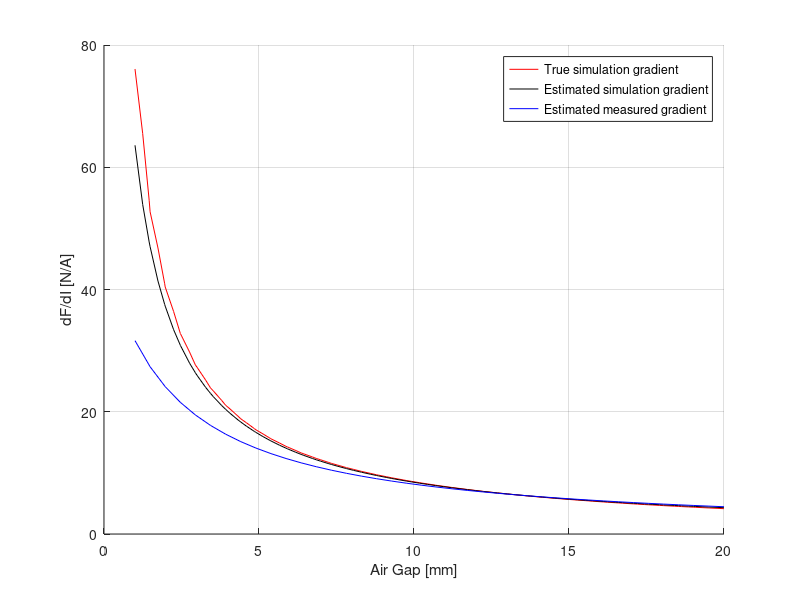

Write the MATLAB code that produced this figure.
%% DERIVATIVE ANALYSYS %%
% Script for analysing partial derivatives of the system, and linearizing
% it around specified equilibrium points.

clear
clc
close all
hold on

%% LOADING AND PREPARATION OF DATA %%

% Measured data
deltarising = [13.2, 10.65, 9.12, 7.4, 6.05, 4.6];  % Rising air gaps
Irising = [2.96, 2.46, 2.07, 1.7, 1.45, 1.15];      % Rising currents
deltafalling = [4.95, 6.3, 7.6, 10.1];              % Falling air gaps
Ifalling = [0.93, 1.16, 1.32, 1.82];                % Falling currents
m = 0.83474;                                        % Mobile element mass
eqforce = m*9.81;                                   % Equilibrium force

% Data from FEMM simulations
load('results.mat')                     % Loading simulation results
forceArray = -transpose(forceArray);    % Correction of results
deltas = 10*deltas;                     % cm->mm conversion
N_delta = length(deltas);
N_I = length(I);
fParam = 0.25;                          % Hypothesized friction/gravity ratio
frictionForce = eqforce*fParam;

%% SIMULATED EQUILIBRIUM VALUES %%

% MAXIMUM EQUILIBRIUM CURRENT
% This computes the maximum current in simulation, above which the magnetic
% force surpasses the value of the gravitational force plus the static
% friction force, thus for which the mobile element moves upwards, as a 
% function of the air gap.
sim_upperbound = contourc(deltas, I, forceArray, [eqforce+frictionForce, eqforce+frictionForce]);
sim_hi = polyfit(sim_upperbound(1, 2:N_I), sim_upperbound(2, 2:N_I), 1); 

% MINIMUM EQUILIBRIUM CURRENT
% This computes the minimum current in simulation, below which the magnetic
% force is less than the value of the gravitational force minus the static
% friction force, thus for which the mobile element moves downwards, as a
% function of the air gap.
sim_lowerbound = contourc(deltas, I, forceArray, [eqforce-frictionForce, eqforce-frictionForce]);
sim_lo = polyfit(sim_lowerbound(1, 2:N_I), sim_lowerbound(2, 2:N_I), 1);

% TRUE EQUILIBRIUM CURRENT
% This computes the value of the current for which the magnetic force is
% equal to the gravitational force, as a function of the air gap.
sim_equilibrium = contourc(deltas, I, forceArray, [eqforce, eqforce]);
sim_eq = polyfit(sim_equilibrium(1, 2:N_I), sim_equilibrium(2, 2:N_I), 1);

% SIMULATED GRADIENT
% We estimate the partial derivative dF/dI at the true equilibrium as
% 2*Fs/(Imax-Imin), and compare it to the true partial derivative obtained
% from the simulation.

% Gradient computation
hdelta = (deltas(length(deltas))-deltas(1))/length(deltas);
hI = (I(length(I))-I(1))/length(I);
[FX, FY] = gradient(forceArray, hdelta, hI);

% Extraction and plotting of partial derivatives from gradient
n = length(sim_equilibrium);
grad = zeros(1, n-1);
for i = 2:n
    grad(i-1) = interp2(deltas, I, FY, sim_equilibrium(1, i), sim_equilibrium(2, i));
end
plot(sim_equilibrium(1, 2:n), grad, 'r')

%  GRADIENT ESTIMATE
grad_est = zeros(1, n-1);
for i = 2:n
    delta = sim_equilibrium(1, i);
    max = polyval(sim_hi, delta);
    min = polyval(sim_lo, delta);
    grad_est(i-1) = 2*frictionForce/(max-min);
end
plot(sim_equilibrium(1, 2:n), grad_est, 'k')

%% MEASURED GRADIENT ESTIMATE %%

% MAXIMUM EQUILIBRIUM CURRENT (Measured)
% We compute the maximum equilibrium current via linear regression of the
% rising thresholds.
prising = polyfit(deltarising, Irising, 1);

% MINIMUM EQUILIBRIUM CURRENT (Measured)
% We compute the minimum equilibrium current via linear regression of the
% falling thresholds.
pfalling = polyfit(deltafalling, Ifalling, 1);

deltaVals = linspace (1, 20, length(deltas));    % set of air gaps
n = length(deltaVals);
Kvals = zeros(1, n);        % Set of estimated partial derivatives
for i = 1:n
    delta = deltaVals(i);
    max = polyval(prising, delta);
    min = polyval(pfalling, delta);
    Kvals(i) = 2*frictionForce/(max-min);
end
plot(deltaVals, Kvals, 'b')

xlabel('Air Gap [mm]')
ylabel('dF/dI [N/A]')
legend('True simulation gradient', 'Estimated simulation gradient', 'Estimated measured gradient')
grid on